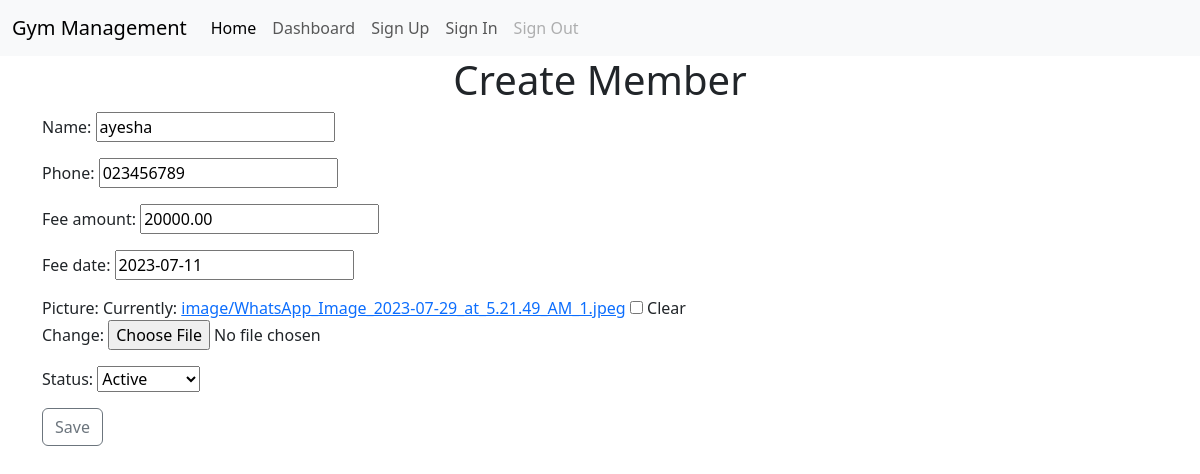
The page /update_member/6/ on the database its author committed.
### member/models.py (models this page shows, shortened)
class Members(models.Model):
    name=models.CharField(max_length=12)
    phone=models.CharField(max_length=15)
    fee_amount=models.DecimalField(max_digits=10,decimal_places=2)
    fee_date=models.DateField(null=True,blank=True)
    picture=models.ImageField(upload_to='image/',blank=True,null=True)
    status_choices=[("active","Active"),("non active","Non Active")]
    status=models.CharField(choices=status_choices,default="active",max_length=10)

### member/views.py (the view)
# urls.py: path('update_member/<int:pk>/', views.update_member, name="update_member"),
def update_member(request,pk):
    member=Members.objects.get(id=pk)
    form=MemberForm(instance=member)
    if request.method == 'POST':
        form=MemberForm(request.POST,instance=member)
        if form.is_valid():
            form.save()
            return redirect('/')
    context = {
        'form':form,
    }
    return render(request,'create_member.html',context)

### member/forms.py
class MemberForm(forms.ModelForm):
    class Meta:
        model=Members
        fields='__all__'

### template/create_member.html (shortened to what this page needs)
{% include 'navbar.html' %}
{% block content %}
    <h1 class="text-center">Create Member</h1>
<div class="container">
    <form method="POST" enctype="multipart/form-data">
        <div class="form-group">
        {{ form.as_p }}
        <button type="submit" class="btn btn-outline-secondary">Save</button>
        </div>
    </form>
</div>
{% endblock %}

### rows shown on the page
Members: name "ayesha", phone "023456789", fee_amount "20000.00", fee_date "2023-07-11", status "Active"
